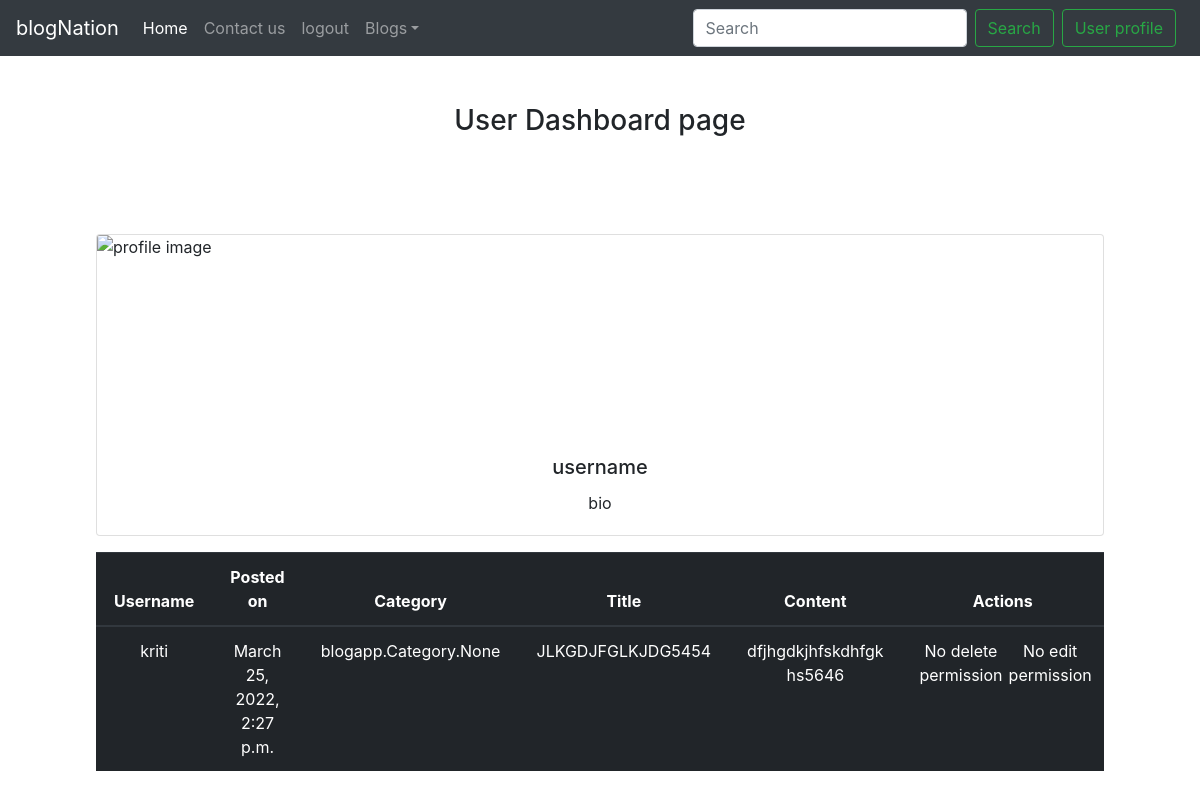
Screenshot of /userdashboard (signed in) with the database file from the repository.
### blogapp/models.py (models this page shows, shortened)
class BlogTimeStamp(models.Model):
   created_at = models.DateTimeField(auto_now_add=True)
   updated_at = models.DateTimeField(auto_now_add=True)
   class Meta:
      abstract = True

class Post(BlogTimeStamp):
   author = models.ForeignKey(User, on_delete=models.CASCADE)
   title = models.CharField(max_length=100)
   content = models.TextField(max_length=2000, null=True, blank=True)
   slug = models.SlugField(max_length=1000, null=True, blank=True)
   image = models.ImageField(upload_to='images/', null=True, blank=True)
   posted_on = models.DateTimeField(auto_now=True)
   category = models.ManyToManyField(Category)

### blogapp/views.py (the view)
# urls.py: path("userdashboard", views.userdashboard, name='userdashboard'),
def userdashboard(request):
    if request.user.is_authenticated:
        posts = Post.objects.filter(author=request.user)
        return render(request, 'home/userdashboard.html', {'posts': posts})
    elif not request.user.is_authenticated:
        return render(request, 'home/login_reminder.html')

### templates/home/userdashboard.html (shortened to what this page needs)
{%extends 'base.html'%}
{% block body %}
{% if user.is_authenticated%}
<h3 class="my-5" align="center">User Dashboard page</h3>
<div class="col=sm-10 m-5 p-5">
  <div class="card mb-3">
    <img class="card-img-top" width="200" height="200" src=".../100px180/" alt="profile image">
    <div class="card-body" align="center">
      <h5 class="card-title">username</h5>
      <p class="card-text">bio</p>
    </div>
  </div>
  {%if posts%}
<table class="table table-hover table-dark">
  <thead>
     <tr class="text-center">
      <th scope="col" style="width:2%">Username</th>
      <th scope="col" style="width:2%">Posted on</th>
      <th scope="col" style="width:2%">Category</th>
      <th scope="col" style="width:2%">Title</th>
      <th scope="col" style="width:2%">Content</th>
      <th scope="col" style="width:2%">Actions</th>
    </tr>
  </thead>
  <tbody>
    {%for post in posts%}
    <tr align="center">
      <td>{{ post.author}}</td>
      <td>{{ post.posted_on }}</td>
      <td>{{ post.category }}</td>
      <td>{{ post.title }}</td>
      <td>{{ post.content }}</td>
      <td>
        <div class="btn-group" role="group" aria-label="Basic example">
          {% if perms.blogapp.delete_post and user == post.author %}
          <a type="button" href="{% url 'blogapp:delete' post.pk%}" class="btn btn-secondary">Delete</a>
          {% else %}
          <p>No delete permission </p>
          {% endif %}
          {% if perms.blogapp.change_post and user == post.author %}
          <a type="button" href="{% url 'blogapp:update' post.pk%}" class="btn btn-secondary">Edit</a>
          {% else %}
          <p> No edit permission </p>
          {% endif %}
        </div>
    </td>
    </tr>
    {% endfor %}
  </tbody>
</table>
</div>
{% else %}
<h4> No records</h4>
{% endif %}
{%else%}
<div class="container m-5" align="center">
  <h1>Login to first</h1>
  <a type="button" class="btn btn-secondary" href="{% url 'account_login' %}">login</a>
</div>
{% endif %}
{% endblock %}

### rows the page displays
Post: author "kriti", posted_on "March 25, 2022, 2:27 p.m.", category "blogapp.Category.None", title "JLKGDJFGLKJDG5454", content "dfjhgdkjhfskdhfgk hs5646"
